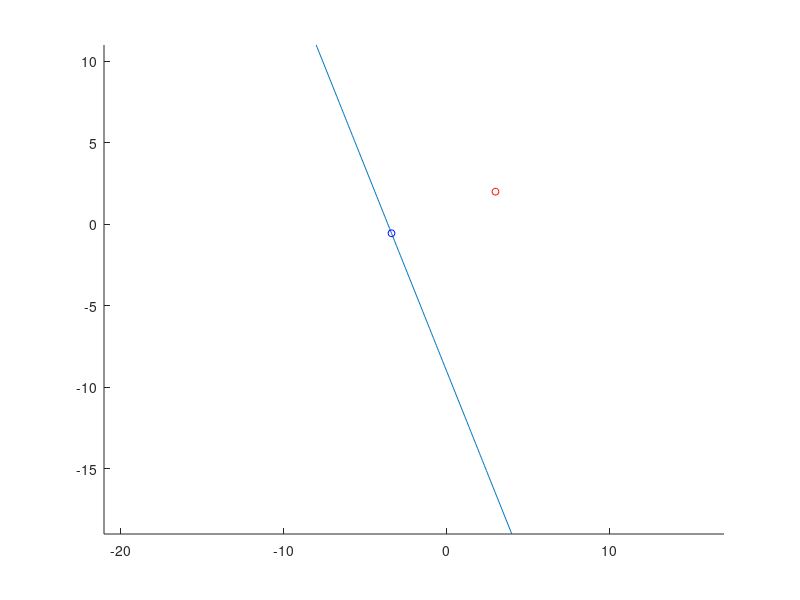

The MATLAB script that drew this image: (Note: this script raises an error after producing the figure.)
n_points = 201;
lo_bound = -3;
hi_bound = 3;

dx = (hi_bound - lo_bound) / (n_points - 1);

t = linspace(lo_bound, hi_bound, n_points)
x = [3, 2]';

v0 = [-2 -4]'; % offset
v = [-2 5]'; % slope

A = v .* t + v0
figure; hold on
axis equal

plot(x(1, :), x(2, :), 'ro', 'MarkerSize', 5);
plot(A(1, :), A(2, :));

% l2-norms
l2_norm = sqrt(dot(A - x, A - x));
[~, pos] = min(l2_norm);

plot(A(1, pos), A(2, pos), 'bo', 'MarkerSize', 5);
circle(x(1, :), x(2, :), l2_norm(pos))

% L1-norm  
l1_norm = sum(abs(A - x), 1);
[~, pos] = min(l1_norm);

plot(A(1, pos), A(2, pos), 'bo', 'MarkerSize', 5);
diamond(x(1, :), x(2, :), l1_norm(pos))

% L-inf norm
l_inf_norm = max(abs(A - x));
[min_dist, pos] = min(l_inf_norm);
plot(A(1, pos), A(2, pos), 'bo', 'MarkerSize', 5);
square(x(1, :), x(2, :), l_inf_norm(pos))
%%
function circle(x, y, r)
% x and y are the coordinates of the center of the circle
% r is the radius of the circle
% 0.01 is the angle step, bigger values will draw the circle faster but
% you might notice imperfections (not very smooth)
    theta = 0:0.01:2 * pi; 
    xp = r * cos(theta);
    yp = r * sin(theta);
    plot(x + xp, y + yp);
end

function diamond(x, y, r)
% by diamond I mean a rhombus of equal sides, which is essentially
% the shape of L1 norm ball.
% x, y - centre of the diamond
% r - distance between the centre to any of the vertices
    vertices = [x-r y; x y-r; x+r y; x y+r];
    poly = polyshape(vertices);
    plot(poly);
end

function square(x, y, r)
% x, y - centre of the square
% r - distance from centre to any side. Equal to half of the side length
    side_length = 2 * r;
    rectangle('Position', ...
        [x - side_length/2, y - side_length/2, side_length, side_length]);
end